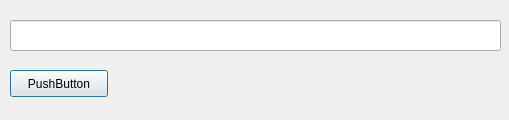
<?xml version="1.0" encoding="UTF-8"?>
<ui version="4.0">
 <class>ManagementTest</class>
 <widget class="QDialog" name="ManagementTest">
  <property name="geometry">
   <rect>
    <x>0</x>
    <y>0</y>
    <width>509</width>
    <height>120</height>
   </rect>
  </property>
  <property name="windowTitle">
   <string>Dialog</string>
  </property>
  <widget class="QPushButton" name="pushButton">
   <property name="geometry">
    <rect>
     <x>10</x>
     <y>70</y>
     <width>98</width>
     <height>27</height>
    </rect>
   </property>
   <property name="text">
    <string>PushButton</string>
   </property>
  </widget>
  <widget class="QLineEdit" name="lineEdit">
   <property name="geometry">
    <rect>
     <x>10</x>
     <y>20</y>
     <width>491</width>
     <height>31</height>
    </rect>
   </property>
  </widget>
 </widget>
 <resources/>
 <connections/>
</ui>
